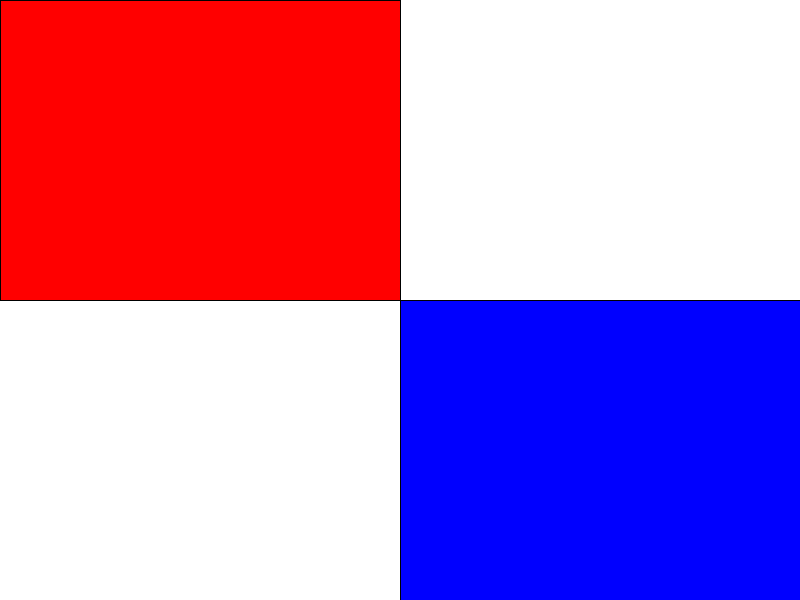
Frame 1 (no input)
Frame 60 (the mouse pressed at the canvas centre just before this capture): identical to frame 1, image omitted
Frame 120 (the mouse held since frame 60 and released just before this capture): blank canvas, image omitted

The Processing sketch that drew this single still picture (run headless with seeded random() and noise(); from frame 60 on, the mouse is pressed at the canvas centre):

// Processing sketch: exo036
// ── exo036.pde
void setup() {
  size(800, 600);
  background(255);
}

void draw() {
    background(255);

    float cx = width / 2;
    float cy = height / 2;
    float w = abs(mouseX - cx);
    float h = abs(mouseY - cy);
    
    fill(0, 0, 255);
    rect(cx, cy, w, h);

    fill(255, 0, 0);
    rect(cx, cy, mouseX-cx, mouseY-cy);
}
